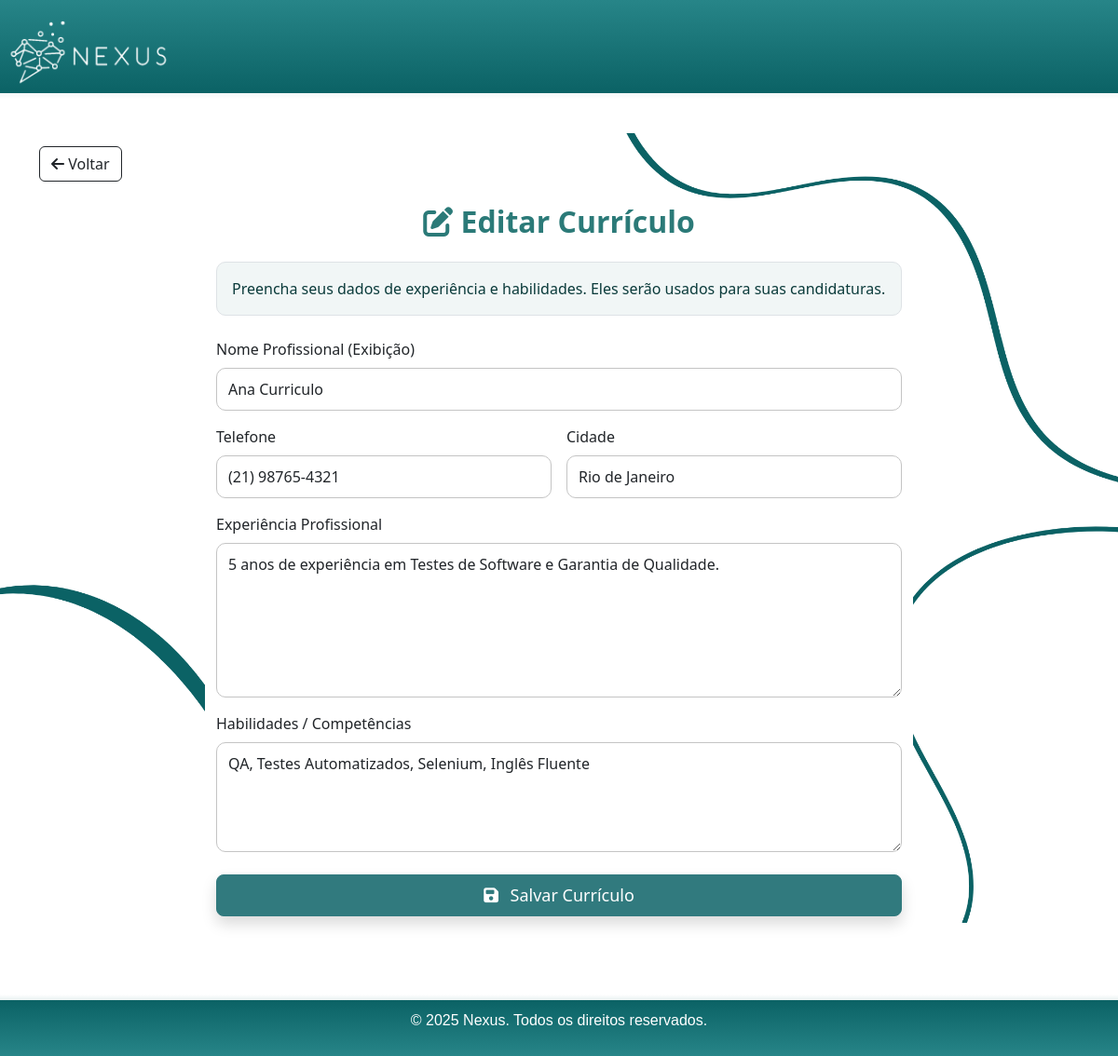
The app's page /editar_curriculo (signed in) with its own data.
### models.py (models this page shows)
class Profissional(db.Model):
    __tablename__ = 'profissionais'
    id = db.Column(db.Integer, primary_key=True)
    usuario_id = db.Column(db.Integer, db.ForeignKey('usuarios.id'), unique=True, nullable=False)
    nome_profissional = db.Column(db.String(150), nullable=False)
    endereco = db.Column(db.String(200))
    cidade = db.Column(db.String(100))
    estado = db.Column(db.String(100))
    cep = db.Column(db.String(15))
    telefone = db.Column(db.String(50))
    experiencia = db.Column(db.Text)
    habilidades = db.Column(db.Text)
    usuario = db.relationship('Usuario', backref=db.backref('profissional', uselist=False))

### app.py (the view)
@app.route('/editar_curriculo', methods=['GET'])
def editar_curriculo():
    usuario_id = session.get('usuario_id')
    if not usuario_id or session.get('tipo_conta') != 'profissional':
        flash('Acesso negado.', 'error')
        return redirect(url_for('index'))
    perfil = Profissional.query.filter_by(usuario_id=usuario_id).first()
    usuario = Usuario.query.get(usuario_id)
    if perfil is None:
        perfil = Profissional(usuario_id=usuario_id, nome_profissional=usuario.nome if usuario else '')
        db.session.add(perfil)
        db.session.commit()
    return render_template(
        'FormularioCurriculo.html',
        perfil=perfil,
        session_nome=usuario.nome if usuario else ''
    )

### app.py (called while the page is built)
@app.after_request
def add_security_headers(response):
    return response

### templates/FormularioCurriculo.html (shortened to what this page needs)
<html>
<head>
    <link href="https://cdn.jsdelivr.net/npm/bootstrap@5.3.3/dist/css/bootstrap.min.css" rel="stylesheet">
    <link rel="stylesheet" href="{{ url_for('static', filename='Estilo.css') }}">
    <link rel="stylesheet" href="https://cdnjs.cloudflare.com/ajax/libs/font-awesome/6.5.1/css/all.min.css"
 />
</head>
<body id="corpoInicio">
    <header id="cabecalhoIndex">
        <a href="{{ url_for('index') }}">
            <img id="logoheader" src="{{ url_for('static', filename='images/logo-branco.png') }}" alt="Logo Nexus">
        </a>
    </header>
    <div id="degradeCabecalhoIndex2"></div>
    <main class="container my-5" id="main2">
        <a href="javascript:history.back()" class="btn btn-outline-dark mb-4">
            <i class="fa-solid fa-arrow-left"></i> Voltar
        </a>
        <h1 class="titulo-pagina text-center mb-4">
            <i class="fas fa-edit"></i> {% if perfil and perfil.experiencia %}Editar{% else %}Cadastrar{% endif %} Currículo
        </h1>
        <div class="row justify-content-center">
            <div class="col-12 col-md-10 col-lg-8"style="background-color: white;">
                <div class="alert alert-light border mb-4" role="alert" id="instrucaoBox">
                    Preencha seus dados de experiência e habilidades. Eles serão usados para suas candidaturas.
                </div>
                <form id="formCurriculo" method="POST" action="{{ url_for('salvar_curriculo') }}">
                    <div class="row g-3">
                        <div class="col-12">
                            <label for="nome_profissional" class="form-label">Nome Profissional (Exibição)</label>
                            <input type="text" class="form-control campo-nexus" id="nome_profissional" name="nome_profissional"
                                placeholder="Seu nome completo para as empresas"
                                value="{{ perfil.nome_profissional or session_nome or '' }}" required>
                        </div>
                        <div class="col-md-6">
                            <label for="telefone" class="form-label">Telefone</label>
                            <input type="tel" class="form-control campo-nexus" id="telefone" name="telefone"
                                placeholder="(00) 9 0000-0000" value="{{ perfil.telefone or '' }}">
                        </div>
                        <div class="col-md-6">
                            <label for="cidade" class="form-label">Cidade</label>
                            <input type="text" class="form-control campo-nexus" id="cidade" name="cidade"
                                placeholder="Sua cidade atual" value="{{ perfil.cidade or '' }}">
                        </div>
                        <div class="col-12">
                            <label for="experiencia" class="form-label">Experiência Profissional</label>
                            <textarea class="form-control campo-nexus" id="experiencia" name="experiencia" rows="6"
                                placeholder="Descreva sua trajetória profissional, cargos e responsabilidades mais relevantes."
                                required>{{ perfil.experiencia or '' }}</textarea>
                        </div>
                        <div class="col-12">
                            <label for="habilidades" class="form-label">Habilidades / Competências</label>
                            <textarea class="form-control campo-nexus" id="habilidades" name="habilidades" rows="4"
                                placeholder="Liste suas principais habilidades (Ex: Python, Liderança, Inglês Fluente)."
                                required>{{ perfil.habilidades or '' }}</textarea>
                        </div>
                        <div class="col-12 mt-4">
                            <button type="submit" class="btn btn-success btn-lg w-100 shadow" id="botaoPublicar">
                                <i class="fa-solid fa-save me-2" ></i> Salvar Currículo
                            </button>
                        </div>
                    </div>
                </form>
            </div>
        </div>
    </main>
    <footer id="rodapeInicio">
        <p id="textoRodapeInicio">&copy; 2025 Nexus. Todos os direitos reservados.</p>
    </footer>
</body>
</html>

### static/Estilo.css (style rules this page uses)
#corpoInicio { background-color: white; background-image: url(../static/images/ELEMENTO1.png); background-size: 100%; background-repeat: no-repeat; background-position: center; }
#logoheader { width: auto; height: auto; max-height: 100px; margin: 0; }
#rodapeInicio { background-color: #268a8d; color: white; font-family: 'Lucida Sans', 'Lucida Sans Regular', 'Lucida Grande', 'Lucida Sans Unicode', Geneva, Verdana, sans-serif; width: 100%; border-top: 6px solid transparent; background-image: linear-gradient(#0B6265, #278588), linear-gradient(to top, #0B6265, #ffffff); background-origin: padding-box, border-box; background-clip: padding-box, border-box; text-align: center; padding: 10px 0; }
#cabecalhoIndex { background-color: #268a8d; color: white; font-family: Cambria, Cochin, Georgia, Times, 'Times New Roman', serif; width: 100%; border-bottom: 6px solid transparent; background-image: linear-gradient(#278588, #0B6265), linear-gradient(to bottom, #0B6265, #ffffff); background-origin: padding-box, border-box; background-clip: padding-box, border-box; }
.titulo-pagina { font-weight: 700; color: #2b7a78; margin-bottom: 50px; }
#degradeCabecalhoIndex2 { background: linear-gradient(to right, transparent, rgba(255, 255, 255, 0.2)); height: 3px; }
#main2 { flex: 1; padding-bottom: 20px; }
.titulo-pagina { font-weight: 700; color: #2b7a78; margin-bottom: 1rem; font-size: 2rem; }
#instrucaoBox { border-radius: 10px; border: 1px solid #c4c4c4; background-color: rgba(199, 218, 219, 0.25); color: #0b3b3b; }
.campo-nexus { border-radius: 10px; border: 1px solid #c4c4c4; padding: 10px 12px; transition: box-shadow .2s ease, border-color .2s ease; }
.titulo-pagina { font-weight: 700; font-size: 2rem; color: #2b7a78; }
#botaoPublicar { color: white; background-color: #317a7e; border-color: #317a7e; font-size: large; text-align: center; }

### records on screen
Profissional: nome_profissional "Ana Curriculo", telefone "(21) 98765-4321", cidade "Rio de Janeiro", experiencia "5 anos de experiência em Testes de Software e Garantia de Qualidade.", habilidades "QA, Testes Automatizados, Selenium, Inglês Fluente"
